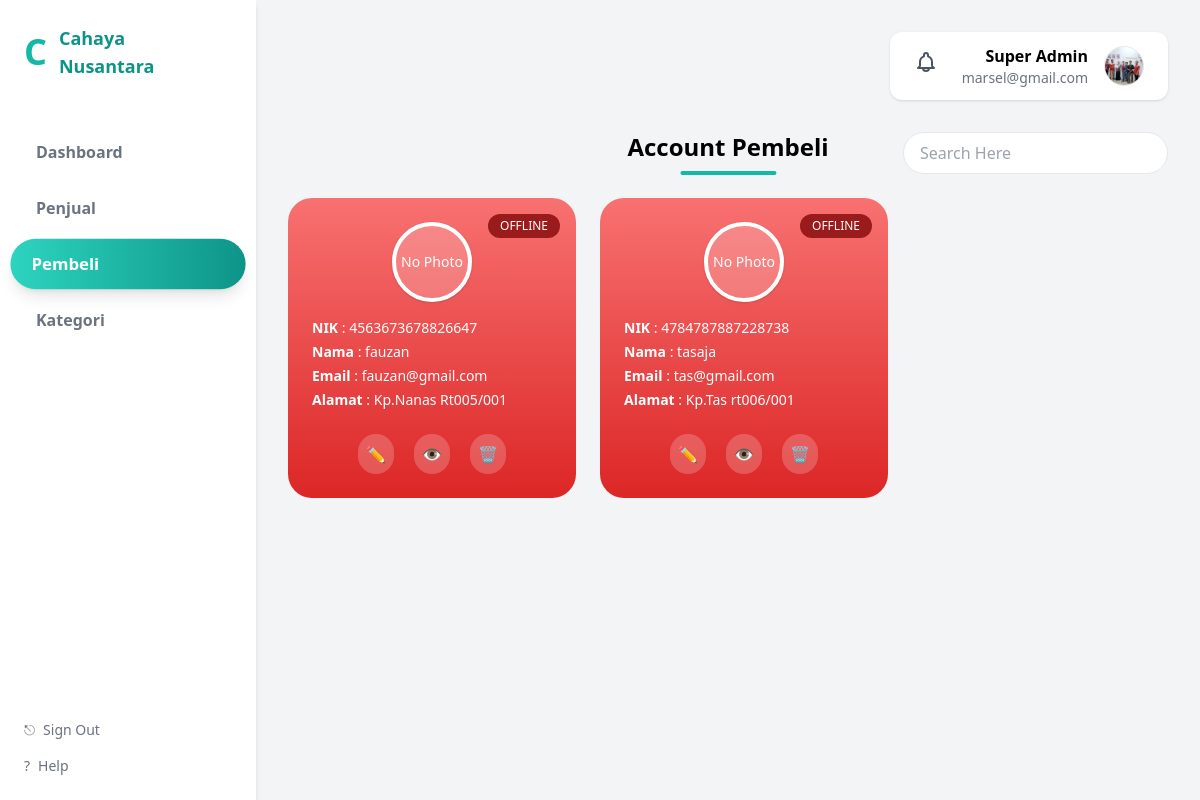
The app's page /super_admin/pembeli.php (signed in) with its own data.
### tables this page shows
CREATE TABLE `users` (
  `id` int NOT NULL,
  `role_id` int NOT NULL,
  `nik` char(16) NOT NULL,
  `nama` varchar(100) NOT NULL,
  `email` varchar(100) NOT NULL,
  `password` varchar(255) NOT NULL,
  `created_at` timestamp NOT NULL DEFAULT CURRENT_TIMESTAMP,
  `alamat` text,
  `foto` varchar(255) DEFAULT NULL,
  `reset_token` varchar(255) DEFAULT NULL,
  `reset_expired` datetime DEFAULT NULL,
  `status_login` enum('online','offline') DEFAULT 'offline'
);

### super_admin/pembeli.php (the view, shortened to what this page needs)
<?php
include '../config/koneksi.php';
$query = mysqli_query($conn, "
    SELECT *
    FROM users
    WHERE role_id = 3
");
?>
<!DOCTYPE html>
<html lang="id">
<head>
    <script src="https://cdn.tailwindcss.com"></script>
</head>
<body class="bg-gray-100 font-sans">
<div class="flex min-h-screen">
    <?php include '../layouts/sidebar.php'; ?>
    <main class="flex-1 p-8">
        <div class="flex justify-end mb-8">
            <?php include '../layouts/profil_notifikasi.php'; ?>
        </div>
        <div class="relative flex items-center mb-6">
            <h1 class="absolute left-1/2 -translate-x-1/2 text-2xl font-semibold">
                Account Pembeli
                <span class="block w-24 h-1 bg-teal-500 mx-auto mt-2 rounded-full"></span>
            </h1>
            <div class="ml-auto flex items-center gap-4">
                <input
                    id="searchPembeli"
                    type="text"
                    placeholder="Search Here"
                    class="px-4 py-2 rounded-full border focus:outline-none">
            </div>
        </div>
        <div class="flex gap-6 flex-wrap">
            <?php while ($row = mysqli_fetch_assoc($query)) : ?>
                <?php
                $path_server = $_SERVER['DOCUMENT_ROOT'] . '/' . $row['foto'];
                $path_url    = '/' . $row['foto'];
                $ada_foto    = !empty($row['foto']) && file_exists($path_server);
                $bgCard = ($row['status_login'] === 'online')
                    ? 'bg-gradient-to-b from-green-400 to-green-600'
                    : 'bg-gradient-to-b from-red-400 to-red-600';
                $disableHapus = (
                    $row['status_login'] === 'online' ||
                    $row['id'] == $_SESSION['user_id']
                );
                ?>
                <div id="pembeli-<?= $row['id'] ?>"
                     class="pembeli-card relative w-72 rounded-3xl p-6 text-white <?= $bgCard ?>">
                    <span id="status-<?= $row['id'] ?>"
                          class="absolute top-4 right-4 text-xs px-3 py-1 rounded-full
                          <?= $row['status_login'] === 'online' ? 'bg-green-800' : 'bg-red-800' ?>">
                        <?= strtoupper($row['status_login']) ?>
                    </span>
                    <div class="flex justify-center mb-4">
                        <div class="w-20 h-20 rounded-full border-4 border-white shadow
                                    flex items-center justify-center bg-white/20 overflow-hidden">
                            <?php if ($ada_foto): ?>
                                <img src="<?= $path_url ?>" class="w-full h-full object-cover">
                            <?php else: ?>
                                <span class="text-sm">No Photo</span>
                            <?php endif; ?>
                        </div>
                    </div>
                    <div class="text-sm space-y-1">
                        <p><b>NIK</b> : <?= $row['nik'] ?></p>
                        <p><b>Nama</b> : <?= $row['nama'] ?></p>
                        <p><b>Email</b> : <?= $row['email'] ?></p>
                        <p><b>Alamat</b> : <?= $row['alamat'] ?: '-' ?></p>
                    </div>
                    <div class="flex justify-center gap-5 mt-6">
                        <a href="edit_pembeli.php?id=<?= $row['id'] ?>"
                           class="p-2 rounded-full bg-white/20 hover:bg-yellow-400">✏️</a>
                        <a href="detail_pembeli.php?id=<?= $row['id'] ?>"
                           class="p-2 rounded-full bg-white/20 hover:bg-blue-400">👁️</a>
                        <button data-id="<?= $row['id'] ?>"
                                class="btn-hapus p-2 rounded-full
                                <?= $disableHapus
                                    ? 'bg-gray-400 cursor-not-allowed opacity-50'
                                    : 'bg-white/20 hover:bg-red-500' ?>"
                                <?= $disableHapus ? 'disabled' : '' ?>>
                            🗑️
                        </button>
                    </div>
                </div>
            <?php endwhile; ?>
        </div>
    </main>
</div>

### records on screen
users: status_login "OFFLINE", shows "No Photo", nik "4563673678826647", nama "fauzan", email "fauzan@gmail.com", alamat "Kp.Nanas Rt005/001"
users: status_login "OFFLINE", shows "No Photo", nik "4784787887228738", nama "tasaja", email "tas@gmail.com", alamat "Kp.Tas rt006/001"

### other values on screen
str_replace('_', ' ', $user['role']) "Super Admin"
$user['email'] "marsel@gmail.com"
